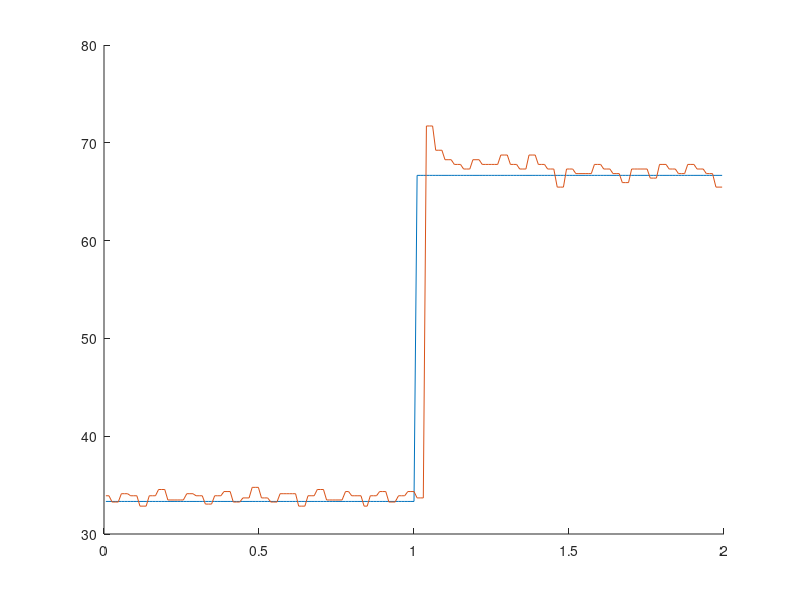
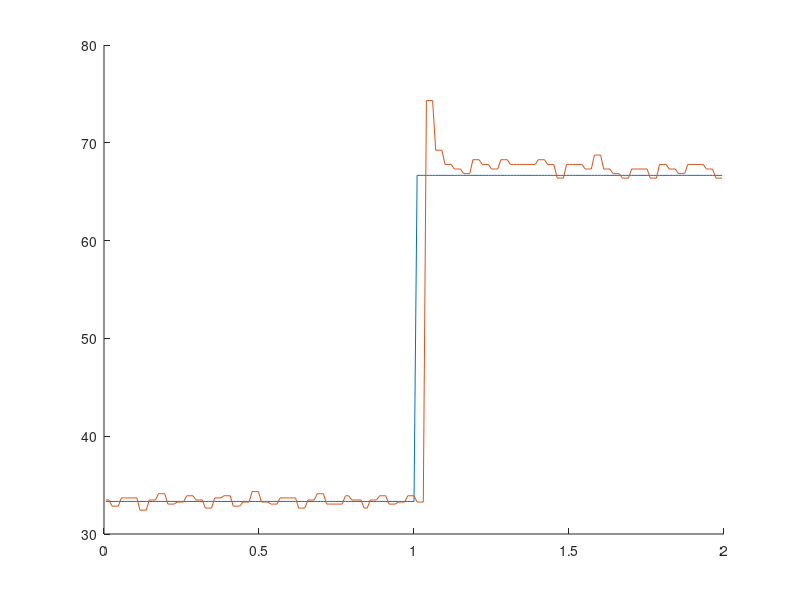
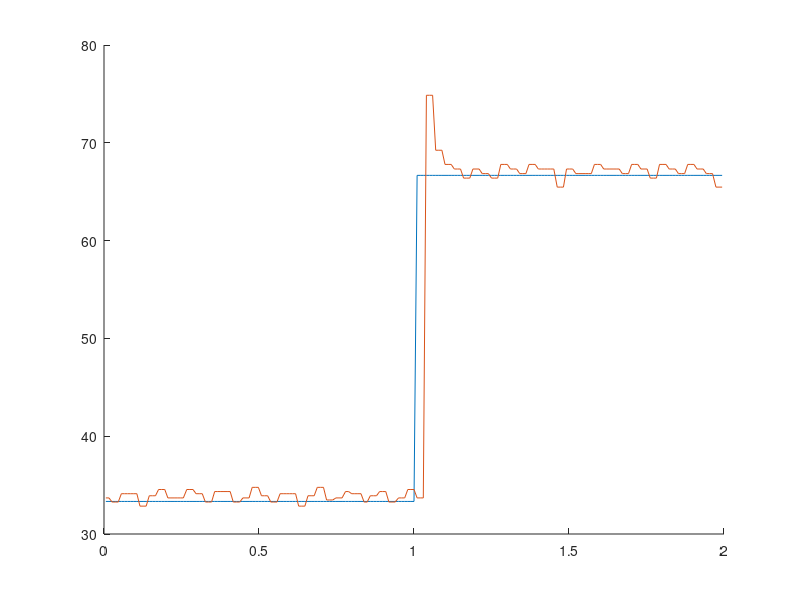
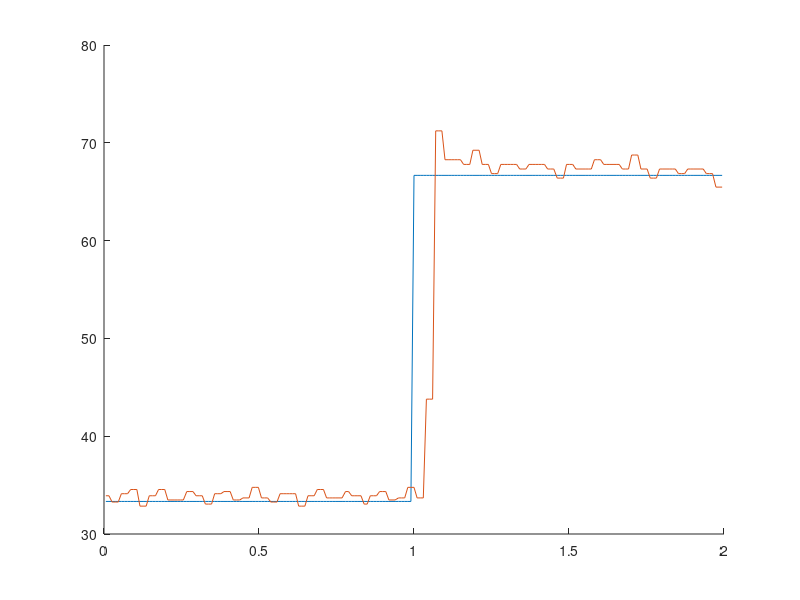

MATLAB code for these plots, in order: (Note: this script raises an error after producing the figures.)
%% h) Feedforward comparison

data = csvread('data/fig_h_0.csv');
time = (data(:,5) / 1000.0) - 4.0;
ref  = data(:,1);
lx   = data(:,3);
figure('Name','h.1) FF K_F = 0');
hold on;
plot(time, ref);
plot(time, lx);
hold off;

data = csvread('data/fig_h_1.csv');
time = (data(:,5) / 1000.0) - 4.0;
ref  = data(:,1);
lx   = data(:,3);
figure('Name','h.2) FF K_F = 1');
hold on;
plot(time, ref);
plot(time, lx);
hold off;

data = csvread('data/fig_h_0_5.csv');
time = (data(:,5) / 1000.0) - 4.0;
ref  = data(:,1);
lx   = data(:,3);
figure('Name','h.3) FF K_F = 0.5');
hold on;
plot(time, ref);
plot(time, lx);
hold off;

%% i) FF + Delayed PI comparison

data = csvread('data/fig_i_1.csv');
time = (data(:,5) / 1000.0) - 4.0;
ref  = data(:,1);
lx   = data(:,3);
figure('Name','i.1) Delay = 1 Sample, FF K_F = 0.5');
hold on;
plot(time, ref);
plot(time, lx);
hold off;

data = csvread('data/fig_i_2.csv');
time = (data(:,5) / 1000.0) - 4.0;
ref  = data(:,1);
lx   = data(:,3);
figure('Name','i.1) Delay = 2 Samples, FF K_F = 0.5');
hold on;
plot(time, ref);
plot(time, lx);
hold off;

data = csvread('data/fig_i_3.csv');
time = (data(:,5) / 1000.0) - 4.0;
ref  = data(:,1);
lx   = data(:,3);
figure('Name','i.1) Delay = 3 Samples, FF K_F = 0.5');
hold on;
plot(time, ref);
plot(time, lx);
hold off;

%% j) Anti-windup comparison

data = csvread('data/fig_j_1.csv');
time = (data(:,5) / 1000.0) - 4.0;
ref  = data(:,1);
lx   = data(:,3);
figure('Name','j.1) Anti-windup off');
hold on;
plot(time, ref);
plot(time, lx);
hold off;

data = csvread('data/fig_j_2.csv');
time = (data(:,5) / 1000.0) - 4.0;
ref  = data(:,1);
lx   = data(:,3);
figure('Name','j.2) Simple Anti-windup');
hold on;
plot(time, ref);
plot(time, lx);
hold off;

data = csvread('data/fig_j_3.csv');
time = (data(:,5) / 1000.0) - 4.0;
ref  = data(:,1);
lx   = data(:,3);
figure('Name','j.3) Complex Anti-windup K_SAT = 0.5');
hold on;
plot(time, ref);
plot(time, lx);
hold off;

%% k) Error deadzone comparison

data = csvread('data/fig_k_1.csv');
time = (data(:,5) / 1000.0) - 4.0;
ref  = data(:,1);
out   = data(:,2) * 100.0;
figure('Name','k.1) Error deadzone off');
hold on;
yyaxis left
ylim([25, 55])
plot(time, ref);
yyaxis right
ylim([40, 85])
plot(time, out);
hold off;

data = csvread('data/fig_k_2.csv');
time = (data(:,5) / 1000.0) - 4.0;
ref  = data(:,1);
out   = data(:,2) * 100.0;
figure('Name','k.2) Error deadzone [-0.5,0.5]');
hold on;
yyaxis left
ylim([25, 55])
plot(time, ref);
yyaxis right
ylim([40, 85])
plot(time, out);
hold off;

data = csvread('data/fig_k_3.csv');
time = (data(:,5) / 1000.0) - 4.0;
ref  = data(:,1);
out   = data(:,2) * 100.0;
figure('Name','k.3) Error deadzone [-1.6,1.6]');
hold on;
yyaxis left
ylim([25, 55])
plot(time, ref);
yyaxis right
ylim([40, 85])
plot(time, out);
hold off;